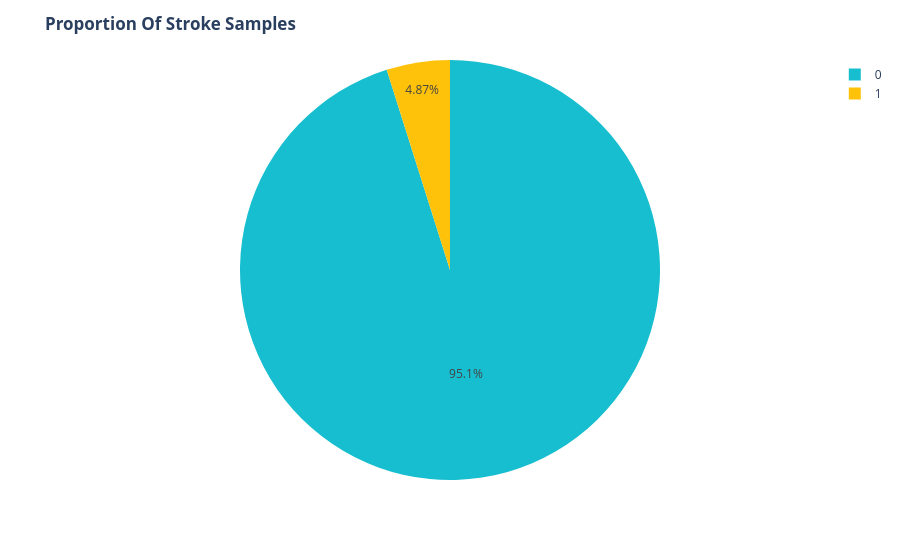

This figure's notebook cell:
### Markdown cell above
# Explore Data Analysis

### Code cell
fig = ex.pie(df, names='stroke', color_discrete_sequence=['#17BECF', '#FFC20A'])
fig.update_layout(title='<b>Proportion Of Stroke Samples<b>')
fig.show()

### Figure 1 — Plotly figure (JSON) as saved in the notebook; plotly's stock layout.template omitted (floating-point values rounded to 4 significant figures; data arrays with more than 128 entries replaced by an {"elided": "..."} marker saying what was removed)
{"data": [{"domain": {"x": [0, 1], "y": [0, 1]}, "hovertemplate": "stroke=%{label}<extra></extra>", "labels": {"elided": "5110 int values"}, "legendgroup": "", "name": "", "showlegend": true, "type": "pie"}], "layout": {"legend": {"tracegroupgap": 0}, "margin": {"t": 60}, "piecolorway": ["#17BECF", "#FFC20A"], "title": {"text": "<b>Proportion Of Stroke Samples<b>"}}}
